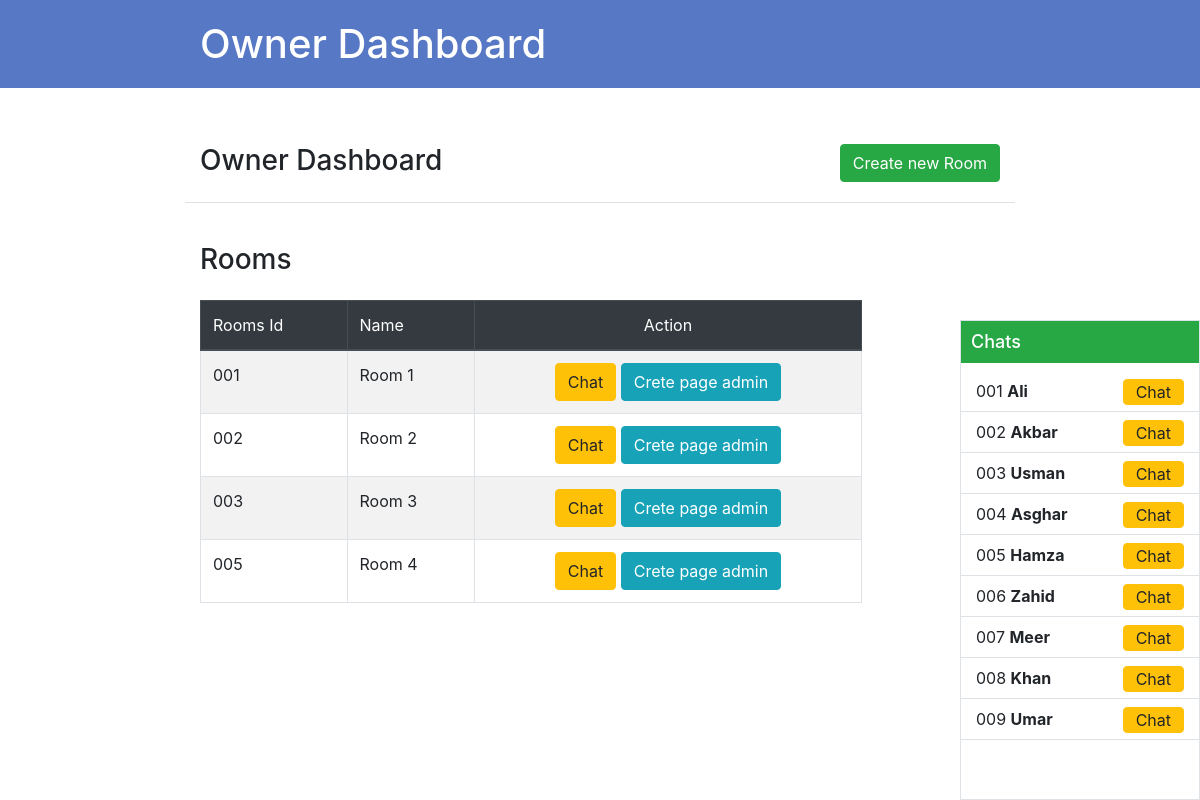
Page /chat/owner/dashboard/ on the earlier database version.
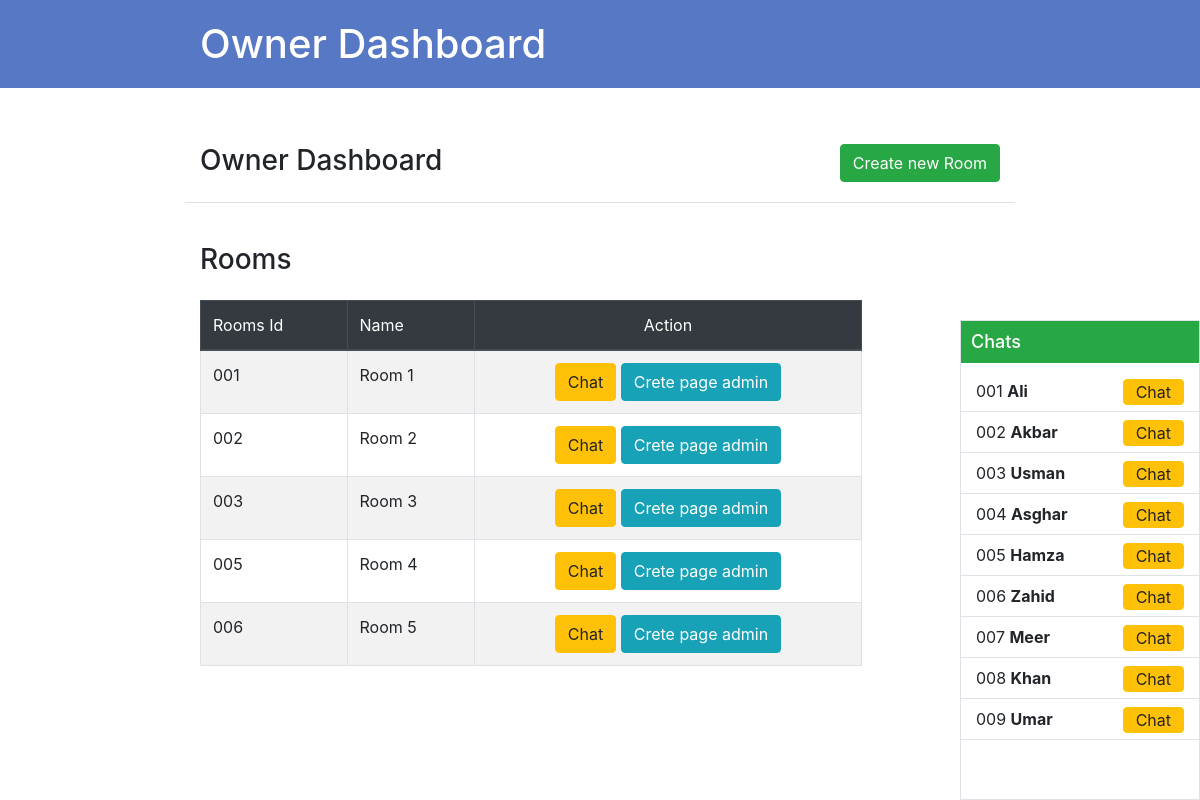
Same page on the later database version.
### chat/models.py (models this page shows, shortened)
class Room(models.Model):
    title = models.CharField(max_length=255)
    staff_only = models.BooleanField(default=False)

### chat/views.py (the view)
# urls.py: path('owner/dashboard/', views.OwnerDashboard.as_view(), name='owner_dashboard'),
class OwnerDashboard(TemplateView):
    template_name = 'rooms/owner_dashboard.html'
    def get_context_data(self, **kwargs):
        context = super(
            OwnerDashboard, self).get_context_data(**kwargs)
        rooms = Room.objects.all()
        members = User.objects.all()
        context.update({
            'rooms': rooms,
            'members': members
        })
        return context

### templates/rooms/owner_dashboard.html (shortened to what this page needs)
{% extends "base.html" %}
{% block header_text %}Owner Dashboard{% endblock %}
{% block content %}
<div class="row border-bottom py-3">
    <div class="col-md-6">
        <h3>Owner Dashboard</h3>
    </div>
    <div class="col-md-6">
        <a class="btn btn-success float-right text-white" data-toggle="modal" data-target="#createRoomModal">Create new Room</a>
    </div>
</div>
<div class="row">
    <div class="col-md-10">
        <div class="pt-4">
            <table class="table align-items-center table-striped table-bordered table-hover">
                <h3 class="py-3">Rooms</h3>
                <thead class="thead-dark">
                <tr>
                    <th>Rooms Id</th>
                    <th>Name</th>
                    <th class="text-center">Action</th>
                </tr>
                </thead>
                <tbody>
                {% for room in rooms %}
                    <tr>
                        <td>{{room.id|stringformat:"03d"}}</td>
                        <td>{{room.title|title}}</td>
                        <td class="text-center">
                            <a class="btn btn-warning room-link" data-room-id="{{ room.id }}">Chat</a>
                            <a class="btn btn-info" href="{% url 'chat:create_room_admin' pk=room.id %}">Crete page admin</a>
                        </td>
                    </tr>
                {% endfor %}
                </tbody>
            </table>
        </div>
    </div>
</div>
<div class="chat-users border">
    <h4 class="head">Chats</h4>
    <ul>
        {% for user in members %}
            <li class="col border-bottom py-2">
                <span class="mb-0">{{user.id|stringformat:"03d"}}</span>
                <span><strong>{{user.username|title}}</strong></span>
                <span class="text-center float-right">
                    <a class="btn btn-warning py-0">Chat</a>
                </span>
            </li>
        {% endfor %}
    </ul>
</div>
{% endblock %}

Differences in the rows shown:
added Room: id "006", title "Room 5"
